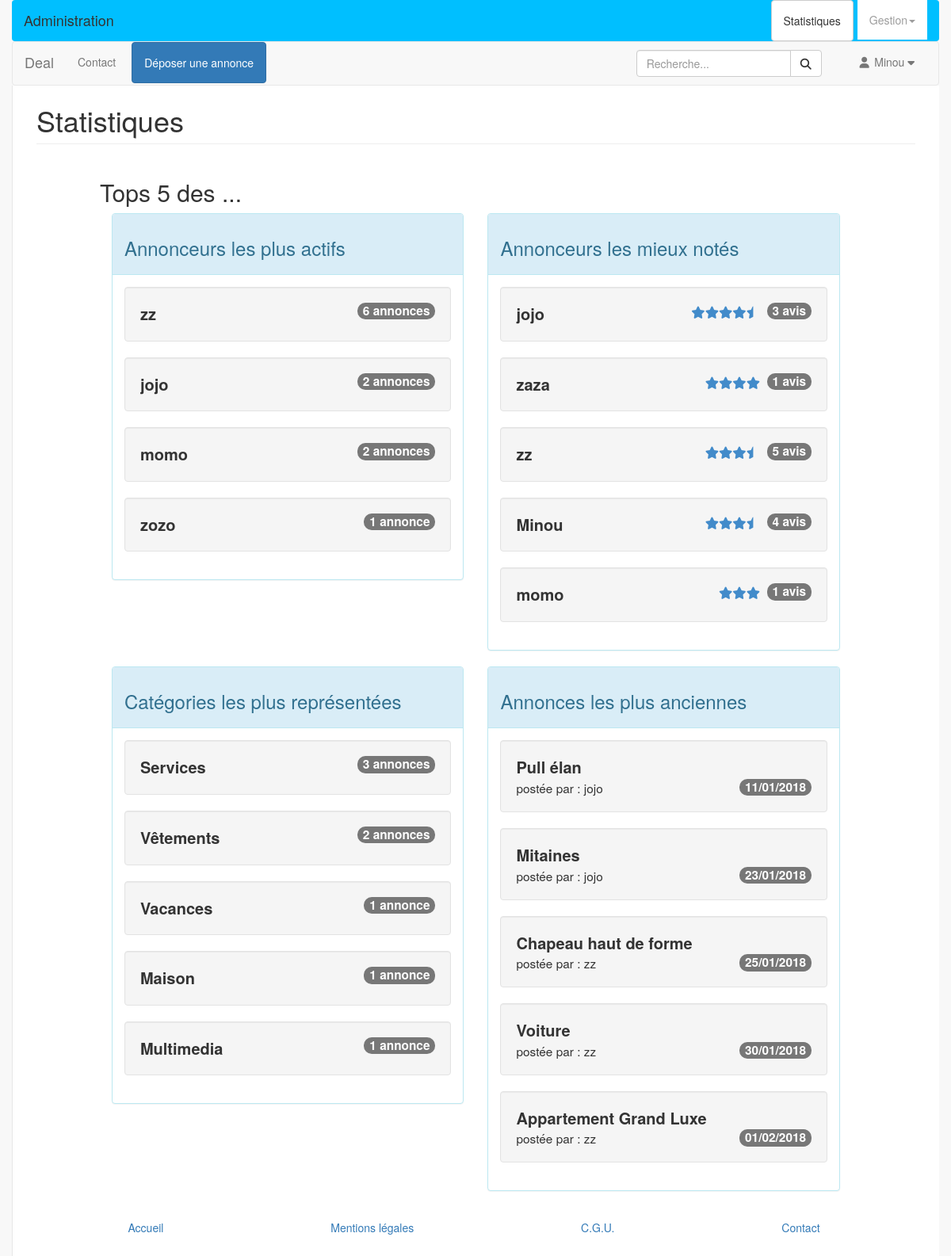
/admin/stats.php (signed in), run on the app's committed database.
### tables this page shows
CREATE TABLE `membre` (
  `id` int(10) unsigned NOT NULL AUTO_INCREMENT,
  `civilite` enum('M.','Mme') NOT NULL,
  `pseudo` varchar(45) NOT NULL,
  `mdp` varchar(255) NOT NULL,
  `nom` varchar(45) NOT NULL,
  `prenom` varchar(45) NOT NULL,
  `telephone` varchar(45) DEFAULT NULL,
  `email` varchar(45) NOT NULL,
  `role` enum('user','admin') NOT NULL,
  `date_enregistrement` datetime NOT NULL DEFAULT CURRENT_TIMESTAMP,
  PRIMARY KEY (`id`),
  UNIQUE KEY `pseudo_UNIQUE` (`pseudo`)
);

CREATE TABLE `categorie` (
  `id` int(10) unsigned NOT NULL AUTO_INCREMENT,
  `titre` varchar(100) NOT NULL,
  `mots_cles` text,
  PRIMARY KEY (`id`)
);

CREATE TABLE `annonce` (
  `id` int(10) unsigned NOT NULL AUTO_INCREMENT,
  `dispo` varchar(10) NOT NULL DEFAULT 'active',
  `titre` varchar(255) NOT NULL,
  `description_courte` varchar(255) NOT NULL,
  `description_longue` text NOT NULL,
  `prix` float NOT NULL,
  `photo` varchar(255) DEFAULT NULL,
  `ville` varchar(100) NOT NULL,
  `adresse` text NOT NULL,
  `code_postal` char(5) NOT NULL,
  `membre_id` int(10) unsigned NOT NULL,
  `categorie_id` int(10) unsigned DEFAULT NULL,
  `region_id` int(10) unsigned NOT NULL,
  `date_enregistrement` datetime NOT NULL DEFAULT CURRENT_TIMESTAMP,
  PRIMARY KEY (`id`),
  KEY `fk_annonce_membre_idx` (`membre_id`),
  KEY `fk_annonce_region_idx` (`region_id`),
  KEY `fk_annonce_categorie_idx` (`categorie_id`),
  CONSTRAINT `fk_annonce_membre` FOREIGN KEY (`membre_id`) REFERENCES `membre` (`id`) ON DELETE CASCADE ON UPDATE NO ACTION,
  CONSTRAINT `fk_annonce_region` FOREIGN KEY (`region_id`) REFERENCES `region` (`id`) ON DELETE NO ACTION ON UPDATE NO ACTION
);

### admin/stats.php (the view, shortened to what this page needs)
<?php
require_once __DIR__.'/../include/init.php';
$req = 'SELECT m.id idMembre, m.pseudo pseudo, COUNT(a.id) nbAnnonces '
.'FROM membre m JOIN annonce a ON a.membre_id = m.id GROUP BY idMembre '
.'ORDER BY nbAnnonces DESC LIMIT 5';
$stmt = $pdo->query($req);
$annonceursActifs = $stmt->fetchAll();
$req = 'SELECT m.id idMembre, m.pseudo pseudo, AVG(n.note) noteMoy, COUNT(n.avis) nbAvis '
.'FROM membre m JOIN notes n ON n.membre_id2 = m.id GROUP BY idMembre '
.'ORDER BY noteMoy DESC LIMIT 5';
$stmt = $pdo->query($req);
$annonceursNotes = $stmt->fetchAll();
$req = 'SELECT c.id idCategorie, c.titre titre, COUNT(a.id) nbAnnonces '
.'FROM categorie c JOIN annonce a ON a.categorie_id = c.id '
.'GROUP BY idCategorie '
.'ORDER BY nbAnnonces DESC LIMIT 5';
$stmt = $pdo->query($req);
$categoriesRepresentees = $stmt->fetchAll();
$req = 'SELECT a.id idAnnonce, titre titre, m.id idMembre, pseudo, a.date_enregistrement dateParue '
.'FROM annonce a JOIN membre m ON m.id = a.membre_id '
.'ORDER BY a.date_enregistrement LIMIT 5';
$stmt = $pdo->query($req);
$annoncesAnciennes = $stmt->fetchAll();
include __DIR__.('/../layout/top.php');
?>
<div id="page-wrapper">
  <div class="row">
    <div class="col-lg-12">
      <h1 class="page-header">
        Statistiques
      </h1>
    </div>
  </div>
<div class="row">
  <div class="col-sm-10 col-sm-offset-1" id="stats">
    <div class="row">
      <h2>Tops 5 des ...</h2>
      <div class="col-sm-6">
        <div class="panel panel-info">
          <div class="panel-heading">
            <h3>Annonceurs les plus actifs</h3>
          </div>
          <div class="panel-body">
            <?php foreach ($annonceursActifs as $annonceurActif) : ?>
              <div class="well">
                <span class="titre-stats"><?= $annonceurActif['pseudo'] ; ?></span>
                <span class="badge pull-right"><?= $annonceurActif['nbAnnonces']; ?> <?=
                $accordAnnonce = ($annonceurActif['nbAnnonces'] == 1) ? 'annonce' : 'annonces';
                ?>
                </span>
              </div>
            <?php endforeach; ?>
          </div>
        </div>
      </div>
      <div class="col-sm-6">
        <div class="panel panel-info">
          <div class="panel-heading">
            <h3>Annonceurs les mieux notés</h3>
          </div>
          <div class="panel-body">
            <?php foreach ($annonceursNotes as $annonceurNote) : ?>
              <div class="well">
                <span class="titre-stats"><?= $annonceurNote['pseudo'] ; ?></span>
                <span class="badge pull-right"><?= $annonceurNote['nbAvis'] ; ?> avis</span>
                <?php
                $star = '';
                for ($i=0; $i<round($annonceurNote['noteMoy']); $i++) {
                  $star .= '<i class="fa fa-star note"></i>';
                }
                if ((round($annonceurNote['noteMoy'],1)*10)%10 != 0) {
                  $star .= '<i class="fa fa-star-half note"></i>';
                }
                ?>
                <span class="pull-right"> <?= $star; ?>&nbsp;&nbsp;</span>
              </div>
            <?php endforeach; ?>
          </div>
        </div>
      </div>
    </div>
    <div class="row">
      <div class="col-sm-6">
        <div class="panel panel-info">
          <div class="panel-heading">
            <h3>Catégories les plus représentées</h3>
          </div>
          <div class="panel-body">
            <?php foreach ($categoriesRepresentees as $categorieRepresentee) : ?>
              <div class="well">
                <span class="titre-stats"><?= $categorieRepresentee['titre'] ; ?></span>
                <span class="badge pull-right"><?= $categorieRepresentee['nbAnnonces'] ; ?>
                  <?=
                  $accordAnnonce = ($categorieRepresentee['nbAnnonces'] == 1) ? 'annonce' : 'annonces';
                  ?>
                </span>
              </div>
            <?php endforeach; ?>
          </div>
        </div>
      </div>
      <div class="col-sm-6">
        <div class="panel panel-info">
          <div class="panel-heading">
            <h3>Annonces les plus anciennes</h3>
          </div>
          <div class="panel-body">
            <?php foreach ($annoncesAnciennes as $annonceAncienne) : ?>
              <div class="well">
                <span class="titre-stats"><?= $annonceAncienne['titre'] ; ?></span>
                <p>
                  <span class="badge pull-right"><?= strftime('%d/%m/%Y', strtotime($annonceAncienne['dateParue'])) ; ?></span>
                  postée par : <?= $annonceAncienne['pseudo'] ; ?>
                </p>
                </div>
              <?php endforeach; ?>
            </div>
          </div>
        </div>
      </div>
    </div>
    <?php
    include __DIR__.('/../layout/bottom.php');
    ?>

### data on the page
membre: pseudo "zz", nbAnnonces "6", nbAnnonces "annonces", nbAvis "5"
membre: pseudo "jojo", nbAnnonces "2", nbAnnonces "annonces", nbAvis "3"
membre: pseudo "momo", nbAnnonces "2", nbAnnonces "annonces", nbAvis "1"
membre: pseudo "zozo", nbAnnonces "1", nbAnnonces "annonce"
membre: pseudo "zaza", nbAvis "1"
membre: pseudo "Minou", nbAvis "4"
categorie: titre "Services", nbAnnonces "3", nbAnnonces "annonces"
categorie: titre "Vêtements", nbAnnonces "2", nbAnnonces "annonces"
categorie: titre "Vacances", nbAnnonces "1", nbAnnonces "annonce"
categorie: titre "Maison", nbAnnonces "1", nbAnnonces "annonce"
categorie: titre "Multimedia", nbAnnonces "1", nbAnnonces "annonce"
annonce: titre "Pull élan", date_enregistrement "11/01/2018", membre.pseudo "jojo"
annonce: titre "Mitaines", date_enregistrement "23/01/2018", membre.pseudo "jojo"
annonce: titre "Chapeau haut de forme", date_enregistrement "25/01/2018", membre.pseudo "zz"
annonce: titre "Voiture", date_enregistrement "30/01/2018", membre.pseudo "zz"
annonce: titre "Appartement Grand Luxe", date_enregistrement "01/02/2018", membre.pseudo "zz"

### other printed values
getPseudo() "Minou"
